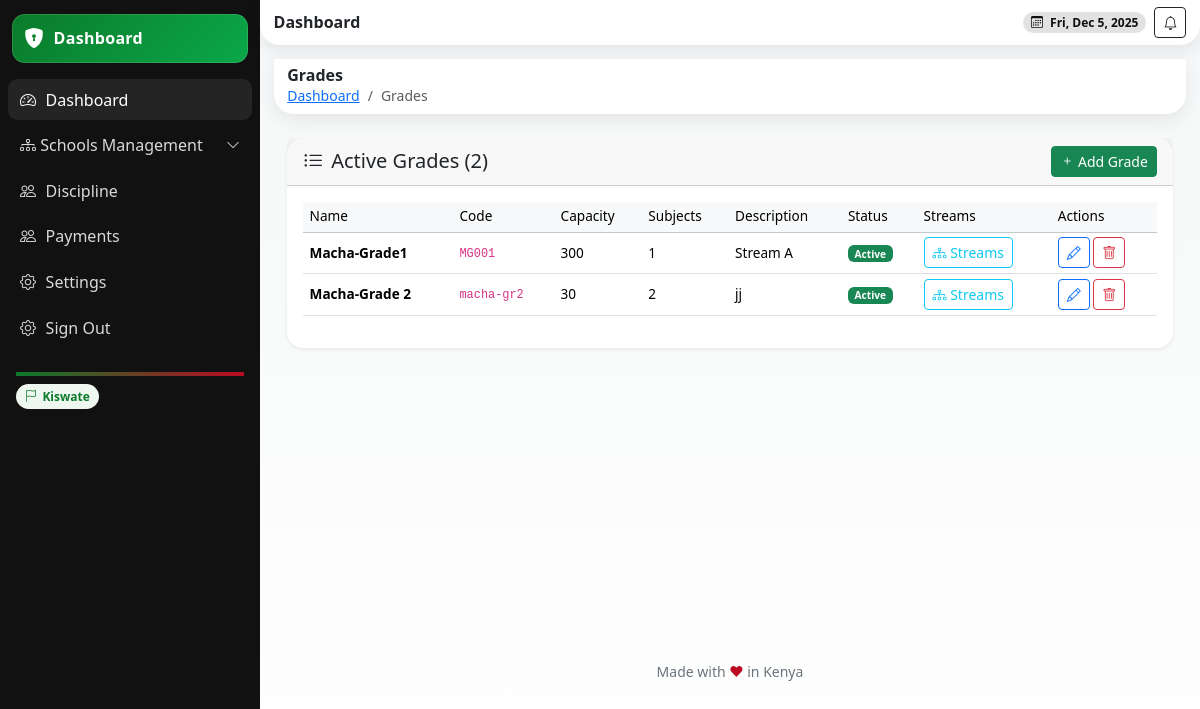
Screenshot of /grades/ (signed in) with the database file from the repository.
### school/models.py (models this page shows, shortened)
class Grade(models.Model):
    name = models.CharField(max_length=50)
    school = models.ForeignKey(School, on_delete=models.CASCADE, related_name='grades')
    lessons_per_term = models.PositiveIntegerField(default=9)
    description = models.TextField(blank=True)
    code = models.CharField(max_length=50, db_index=True)
    capacity = models.PositiveIntegerField(default=30)
    created_at = models.DateTimeField(auto_now_add=True)
    is_active = models.BooleanField(default=True)
    class Meta:
        unique_together = ['school', 'code']

### school/views.py (the view)
# urls.py: path('grades/', views.school_grades, name='school-grades'),
@login_required
def school_grades(request):
    print("Accessing grades view as user:", request.user)  # Keep for console
    logger.info(f"Accessing grades view as user: {request.user.email} (ID: {request.user.id})")
    try:
        school = request.user.school_admin_profile
        logger.info(f"User's school: {school.name} (ID: {school.id})")
        print("User's school:", school.name)  # Keep for console
    except AttributeError as e:
        logger.warning(f"Permission denied for user {request.user.email}: {e}")
        messages.error(request, f"You do not have permission to access this page. (User: {request.user.email})")
        return redirect('school:dashboard')
    form = GradeForm(school=school)
    stream_form = StreamForm()
    query = request.GET.get('q', '')
    grades = Grade.objects.filter(school=school, is_active=True)
    streams = Streams.objects.filter(school=school, is_active=True)
    if query:
        grades = grades.filter(Q(name__icontains=query) | Q(code__icontains=query))
    context = {
        'grades': grades,
        'form': form,
        'stream_form': stream_form,
        'school': school,
        'streams': streams,
        'query': query,
    }
    return render(request, "school/grade.html", context)

### userauths/models.py (called while the page is built)
    def __str__(self):
        return self.email

### templates/school/grade.html (shortened to what this page needs)
{% extends 'school/base.html' %}
{% block content %}
<header class="header d-flex align-items-center justify-content-between">
  <div class="d-flex align-items-center gap-2">
    <div>
      <h6 class="m-0 fw-bold">Grades</h6>
      <nav aria-label="breadcrumb" class="small">
        <ol class="breadcrumb mb-0">
          <li class="breadcrumb-item"><a href="{% url 'school:dashboard' %}">Dashboard</a></li>
          <li class="breadcrumb-item active" aria-current="page">Grades</li>
        </ol>
      </nav>
    </div>
  </div>
</header>
<section class="content container-fluid py-4">
  <div class="card shadow-sm border-0 rounded-4">
    <div class="card-header d-flex justify-content-between align-items-center">
      <h5 class="mb-0"><i class="bi bi-list-ul me-2"></i>Active Grades ({{ grades.count }})</h5>
      <div class="d-flex gap-2">
        <button class="btn btn-sm btn-success" data-bs-toggle="modal" data-bs-target="#gradeModal" data-mode="create">
          <i class="bi bi-plus"></i> Add Grade
        </button>
      </div>
    </div>
    <div class="card-body">
      <div class="table-responsive">
        <table class="table table-hover align-middle">
          <thead class="table-light">
            <tr>
              <th>Name</th>
              <th>Code</th>
              <th>Capacity</th>
              <th>Subjects</th>
              <th>Description</th>
              <th>Status</th>
              <th>Streams</th>
              <th>Actions</th>
            </tr>
          </thead>
          <tbody>
            {% for grade in grades %}
            <tr>
              <td><strong>{{ grade.name }}</strong></td>
              <td><code>{{ grade.code }}</code></td>
              <td>{{ grade.capacity }}</td>
              <td>{{ grade.lessons_per_term }}</td>
              <td>{{ grade.description|truncatewords:10 }}</td>
              <td>
                {% if grade.is_active %}
                <span class="badge bg-success">Active</span>
                {% else %}
                <span class="badge bg-secondary">Inactive</span>
                {% endif %}
              </td>
              <td>
                <button class="btn btn-sm btn-outline-info"
                        data-bs-toggle="modal"
                        data-bs-target="#streamModal-{{ grade.id }}">
                  <i class="bi bi-diagram-3"></i> Streams
                </button>
              </td>
              <td>
                <button class="btn btn-sm btn-outline-primary"
                  data-bs-toggle="modal"
                  data-bs-target="#gradeModal"
                  data-mode="edit"
                  data-id="{{ grade.id }}"
                  data-name="{{ grade.name|escapejs }}"
                  data-code="{{ grade.code|escapejs }}"
                  data-description="{{ grade.description|escapejs }}"
                  data-capacity="{{ grade.capacity }}"
                  data-is_active="{{ grade.is_active }}">
            <i class="bi bi-pencil"></i>
          </button>
                <button class="btn btn-sm btn-outline-danger"
                        data-bs-toggle="modal"
                        data-bs-target="#deleteModal"
                        data-id="{{ grade.id }}"
                        data-name="{{ grade.name|escapejs }}">
                  <i class="bi bi-trash"></i>
                </button>
              </td>
            </tr>
            {% empty %}
            <tr><td colspan="7" class="text-center text-muted py-4">No grades found.</td></tr>
            {% endfor %}
          </tbody>
        </table>
      </div>
    </div>
  </div>
</section>
{% endblock %}

### templates/school/base.html (style rules this page uses)
:root { --kenya-green: #0b7a2a; --kenya-red: #bb0a21; --kenya-black: #111111; --kenya-white: #ffffff; --kenya-grey: #f5f7f8; --radius-xl: 1.25rem; --shadow-soft: 0 6px 18px rgba(0,0,0,.08); --space-compact: .5rem; }
html, body { height: 100%; }
body { background: linear-gradient(180deg, var(--kenya-grey), #fff); }
.header { background: #fff; box-shadow: var(--shadow-soft); border-radius: 0 0 var(--radius-xl) var(--radius-xl); padding: .45rem .85rem; position: sticky; top: 0; z-index: 10; }
.content { padding: .85rem; }
.table { font-size: 0.85rem; }
.table td, .table th { padding: 0.3rem 0.4rem; vertical-align: middle; }
.table thead th { font-weight: 500; background-color: #f8f9fa; }

### rows the page displays
Grade: name "Macha-Grade1", code "MG001", capacity "300", lessons_per_term "1", description "Stream A", is_active "Active"
Grade: name "Macha-Grade 2", code "macha-gr2", capacity "30", lessons_per_term "2", description "jj", is_active "Active"

### other values shown
{{ grades.count }} "2"
